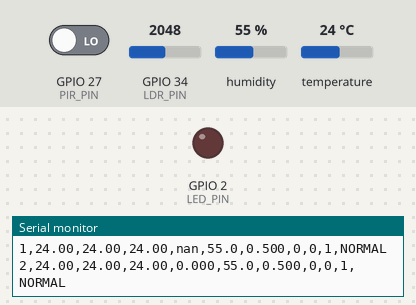
The sketch below on a simulated ESP32. Parts: output pins drawn as LEDs (lit = HIGH), the last lines printed to the serial monitor. The test bench sets the inputs (shaded band); at power-on: humidity 55 %, GPIO 27 (PIR_PIN) LOW, GPIO 34 (LDR_PIN) = 2048, temperature 24 °C (analog values on the 0–4095 scale).

Above: at 2.8 s.
2.9 s: humidity set to 31 %
5.2 s: humidity set to 28 %
At 7.8 s:
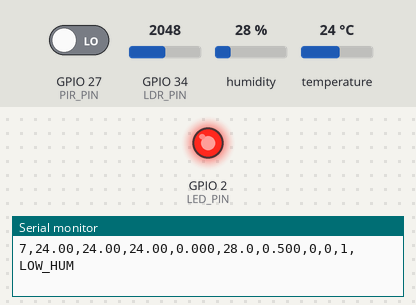
Timing chart, 0 to 9.3 s (numbered marks = the images above; inputs shaded):
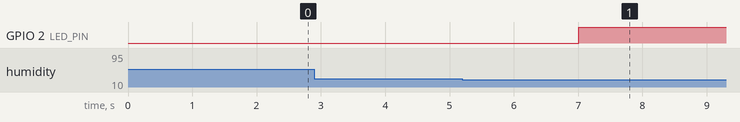

The sketch:

wokwi-serial.ino
```cpp
#include <DHT.h>

// ---------------- Pins ----------------
#define DHTPIN   15
#define DHTTYPE  DHT22
#define LDR_PIN  34      // ADC1, input-only
#define PIR_PIN  27
#define LED_PIN  2

// ---------------- Calibration ----------------
// T_cal = CAL_GAIN * T_raw + CAL_OFFSET
// Placeholders: replace with values fitted from reference-thermometer data.
const float CAL_GAIN   = 1.0;
const float CAL_OFFSET = 0.0;

// ---------------- Thresholds ----------------
const float TEMP_HIGH_C  = 30.0;
const float TEMP_LOW_C   = 18.0;
const float HUM_HIGH_PCT = 70.0;
const float HUM_LOW_PCT  = 30.0;

// ---------------- Timing / filter ----------------
const unsigned long SAMPLE_MS = 1000;   // 1 Hz
const int N = 5;                        // moving-average window

// ---------------- State ----------------
DHT dht(DHTPIN, DHTTYPE);
float buf[N];
int bufIdx = 0, bufCount = 0;
float prevFilt = NAN;
unsigned long lastSample = 0;
int prevMotion = 0;

float movingAverage(float x) {
  buf[bufIdx] = x;
  bufIdx = (bufIdx + 1) % N;
  if (bufCount < N) bufCount++;
  float s = 0;
  for (int i = 0; i < bufCount; i++) s += buf[i];
  return s / bufCount;
}

// Builds a status string such as "NORMAL", "HIGH_TEMP", "LOW_TEMP+HIGH_HUM"
// Returns true if any alarm is active.
bool buildStatus(float tCal, float h, char *out, size_t len) {
  out[0] = '\0';
  bool alarm = false;

  if (tCal > TEMP_HIGH_C)      { strncat(out, "HIGH_TEMP", len - strlen(out) - 1); alarm = true; }
  else if (tCal < TEMP_LOW_C)  { strncat(out, "LOW_TEMP",  len - strlen(out) - 1); alarm = true; }

  const char *humTag = nullptr;
  if (h > HUM_HIGH_PCT)        humTag = "HIGH_HUM";
  else if (h < HUM_LOW_PCT)    humTag = "LOW_HUM";

  if (humTag) {
    if (alarm) strncat(out, "+", len - strlen(out) - 1);
    strncat(out, humTag, len - strlen(out) - 1);
    alarm = true;
  }

  if (!alarm) {
    strncpy(out, "NORMAL", len - 1);
    out[len - 1] = '\0';
  }
  return alarm;
}

void setup() {
  Serial.begin(115200);
  pinMode(PIR_PIN, INPUT);
  pinMode(LED_PIN, OUTPUT);
  analogReadResolution(12);
  dht.begin();

  // '#' lines are comments: skip them in pandas with comment='#'
  Serial.println("# Sensor node started");
  Serial.println("timestamp,temp_raw,temp_cal,temp_filt,d_temp,humidity,light,motion,motion_event,valid,status");
}

void loop() {
  unsigned long now = millis();
  if (now - lastSample < SAMPLE_MS) return;
  lastSample = now;

  // ---- Acquire ----
  float t = dht.readTemperature();
  float h = dht.readHumidity();
  float light = analogRead(LDR_PIN) / 4095.0;   // normalised 0..1
  int motion = digitalRead(PIR_PIN);

  // ---- Validate (plausibility limits) ----
  bool valid = !(isnan(t) || isnan(h)) &&
               t > -40 && t < 80 && h >= 0 && h <= 100;

  float tCal = NAN, tFilt = NAN, dT = NAN;
  char status[32] = "INVALID";
  bool alarm = false;

  // ---- Edge processing ----
  if (valid) {
    tCal  = CAL_GAIN * t + CAL_OFFSET;
    tFilt = movingAverage(tCal);
    if (!isnan(prevFilt)) dT = tFilt - prevFilt;
    prevFilt = tFilt;
    alarm = buildStatus(tCal, h, status, sizeof(status));
  }

  // ---- Event detection: PIR rising edge ----
  int motionEvent = (motion == 1 && prevMotion == 0) ? 1 : 0;
  prevMotion = motion;

  // ---- Local indicator: LED on for any alarm or motion ----
  digitalWrite(LED_PIN, alarm || motion);

  // ---- Machine-readable CSV line ----
  Serial.printf("%lu,%.2f,%.2f,%.2f,%.3f,%.1f,%.3f,%d,%d,%d,%s\n",
                now / 1000, t, tCal, tFilt, dT, h, light,
                motion, motionEvent, valid ? 1 : 0, status);
}
```

Measured:
- the behaviour switches between 30 and 29 % on humidity (found by bisection; images 0 and 1)
- after the input at 5.2 s, GPIO 2 (LED_PIN): LOW → HIGH after 1.8 s
